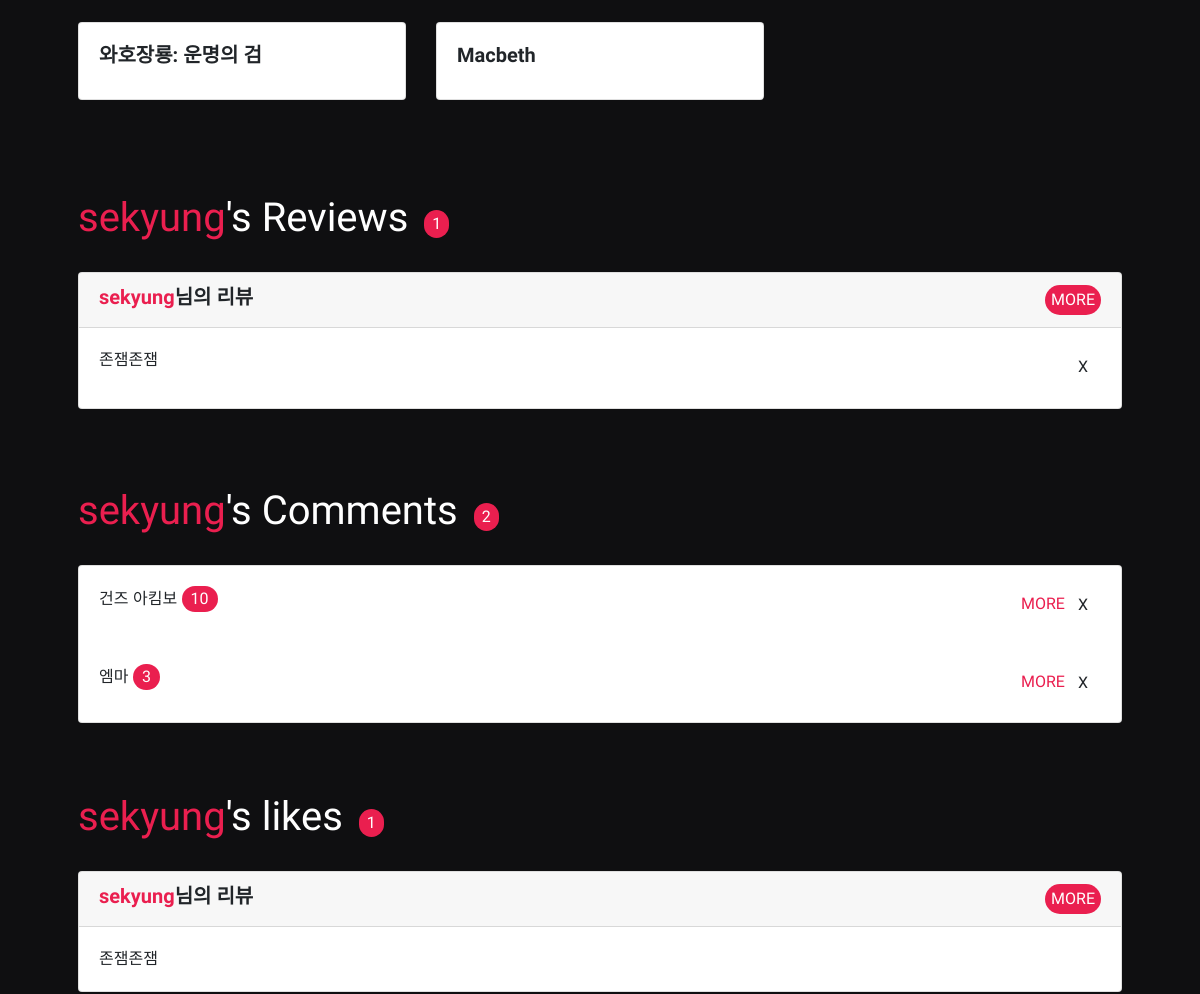
Before: /accounts/sekyung/ (signed in, middle part) with the older database file.
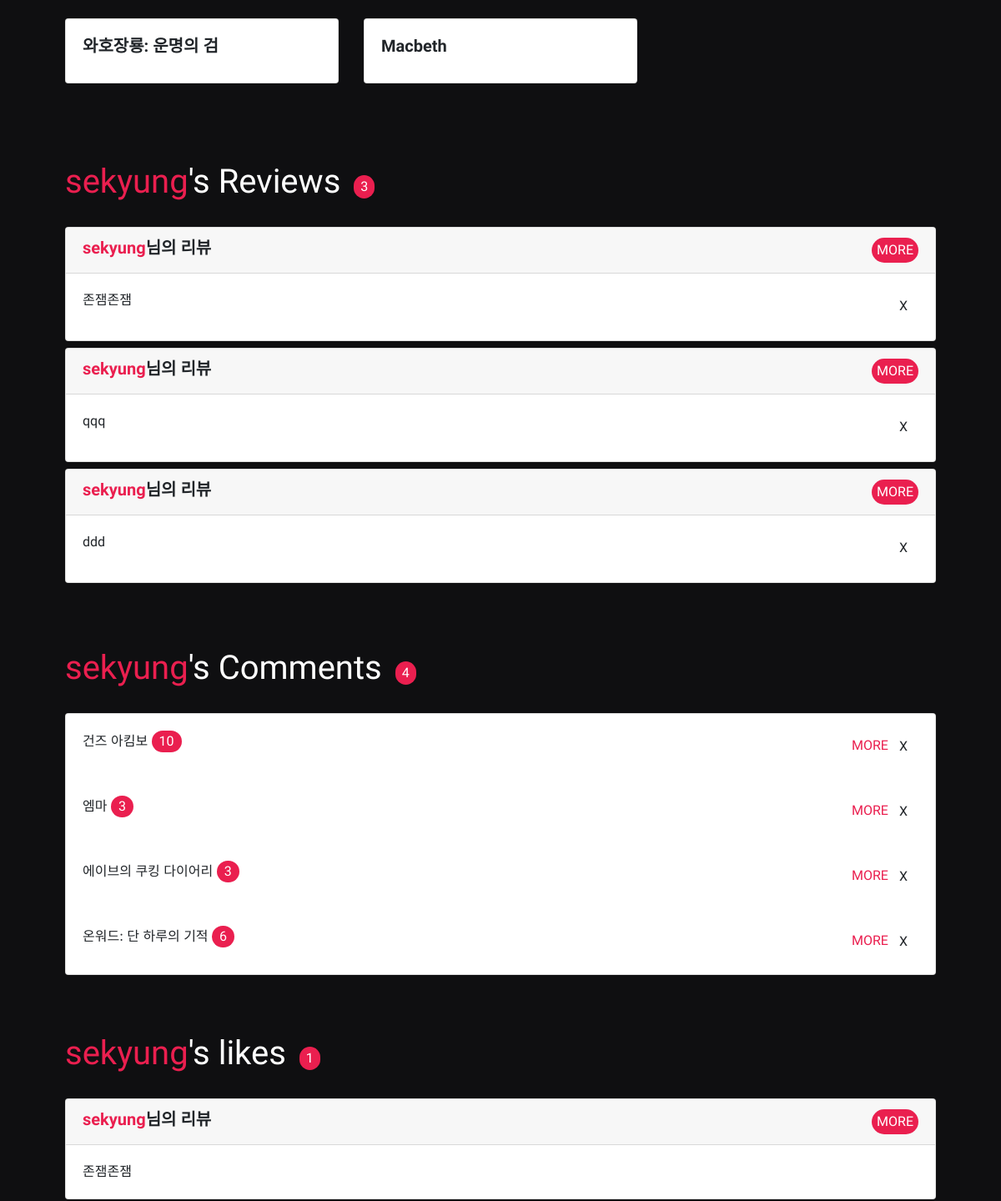
After: the same page with the newer database file.
### movies/models.py (models this page shows, shortened)
class Cast(models.Model):
    character = models.CharField(max_length=100)
    name = models.CharField(max_length=100)
    title = models.CharField(max_length=200)
    poster_path = models.CharField(max_length=200, null=True)
    overview = models.TextField(blank=True)
    gender = models.IntegerField()
    profile_path = models.CharField(max_length=200, null=True)
    imdb_id = models.CharField(max_length=30)

class Review(models.Model):
    title = models.CharField(max_length=100)
    content = models.TextField()
    user = models.ForeignKey(settings.AUTH_USER_MODEL, on_delete=models.CASCADE)
    movie = models.ForeignKey(Movie, on_delete=models.CASCADE)
    created_at = models.DateTimeField(auto_now_add=True)
    updated_at = models.DateTimeField(auto_now=True)
    like_users = models.ManyToManyField(settings.AUTH_USER_MODEL, related_name='like_reviews', blank=True)

class MovieComment(models.Model):
    score = models.IntegerField()
    content = models.CharField(max_length=200)
    created_at = models.DateTimeField(auto_now_add=True)
    updated_at = models.DateTimeField(auto_now=True)
    movie = models.ForeignKey(Movie, on_delete=models.CASCADE)
    user = models.ForeignKey(settings.AUTH_USER_MODEL, on_delete=models.CASCADE)

class Movie(models.Model):
    title = models.CharField(max_length=100)
    overview = models.TextField(blank=True)
    poster_path = models.CharField(max_length=200, null=True)
    cast = models.ManyToManyField(Cast, related_name='cast_movie', blank=True)

### accounts/models.py (models this page shows)
class User(AbstractUser):
    followers = models.ManyToManyField(
            settings.AUTH_USER_MODEL,
            related_name='followings'
        )

### accounts/views.py (the view)
# urls.py: path('<username>/', views.profile, name='profile'),
@login_required
def profile(request, username):
    User = get_user_model()
    person = get_object_or_404(User, username=username)
    if person.moviecomment_set.count() != 0:
        cast_list = person.moviecomment_set.order_by('-score')[0].movie.cast.all()
    else:
        cast_list = Movie.objects.order_by('-moviecomment')[0].cast.all()
    context = {
        'person': person,
        'cast_list': cast_list,
    }
    return render(request, 'accounts/profile.html', context)

### accounts/templates/accounts/profile.html (shortened to what this page needs)
{% extends 'base.html' %}
{% load bootstrap4 %}
{% load static %}
{% block content %}
{% if person == user %}
<div class="row row-cols-1 row-cols-md-3">
    {% for actor in cast_list %}
    <div class="col mb-4 movie-card">
      <div class="card h-100">
            <div class="card-body">
          <h5 class="card-title" style="font-family: 'Nanum Gothic', sans-serif; font-weight:bold">{{ actor.title }}</h5>
        </div>
      </div>
    </div>
    {% endfor %}
  </div>
{% endif %}
<div class="d-flex justify-content-start">
    <h1 style="color: white; margin: 70px 0 30px 0;"><span style="color: #ea1f4f;">{{ person.username }}</span>'s Reviews</h1>
    <div class="follow-info" style="margin: 70px 0 30px 0;"><span class="ml-3 mt-3 px-2">{{  person.review_set.count }}</span></div>
</div>
{% for review in person.review_set.all %}
  <div class="card mb-2">
    <h5 class="card-header d-flex justify-content-between">
      <span style="font-family: 'Nanum Gothic', sans-serif; font-weight:bold"><a href="{% url 'accounts:profile' review.user %}" class="goprofile">{{ person.username }}</a>님의 리뷰</span>
      <a href="{% url 'movies:review_detail' review.movie.id review.id %}" class="btn review-more">MORE</a>
    </h5>
    <div class="card-body d-flex justify-content-between">
      <p class="card-text">{{ review.title }}</p>
      {% if review.user == request.user %}
      <form action="{% url 'movies:review_delete' review.movie.id review.id %}" method="POST">
        <button class="btn delete-btn">X</button>
      </form>
      {% endif %}
    </div>
  </div>
{% endfor %}
<div class="d-flex justify-content-start">
    <h1 style="color: white;  margin: 70px 0 30px 0;"><span style="color: #ea1f4f;">{{ person.username }}</span>'s Comments</h1>
    <div class="follow-info" style="margin: 70px 0 30px 0;"><span class="ml-3 mt-3 px-2">{{ person.moviecomment_set.count }}</span></div>
</div>
{% if person.moviecomment_set.count != 0%}
<div class="card">
    {% for moviecomment in person.moviecomment_set.all %}
    <div class="card-body d-flex justify-content-between">
      <div>
        <span style="display: inline-block;">{{ moviecomment.movie.title }}</span>
        <span style="display: inline-block;" class="comment-score">{{ moviecomment.score }}</span>
      </div>
        <div class="d-flex justify-content-end">
            <a class="comment-more" href="{% url 'movies:movie_detail' moviecomment.movie.id %}">MORE</a>
            {% if moviecomment.user == request.user %}
            <form action="{% url 'movies:movie_comment_delete' moviecomment.movie.id moviecomment.id %}" method="POST">
                <button class="btn delete-btn">X</button>
            </form>
            {% endif %}
        </div>
    </div>
    {% endfor %}
</div>
{% endif %}
<div class="d-flex justify-content-start">
  <h1 style="color: white; margin: 70px 0 30px 0;"><span style="color: #ea1f4f;">{{ person.username }}</span>'s likes</h1>
  <div class="follow-info" style="margin: 70px 0 30px 0;"><span class="ml-3 mt-3 px-2">{{  person.like_reviews.all.count }}</span></div>
</div>
{% for review in person.like_reviews.all %}
<div class="card mb-2">
  <h5 class="card-header d-flex justify-content-between">
    <span style="font-family: 'Nanum Gothic', sans-serif; font-weight:bold"><a href="{% url 'accounts:profile' review.user %}" class="goprofile">{{ review.user.username }}</a>님의 리뷰</span>
    <a href="{% url 'movies:review_detail' review.movie.id review.id %}" class="btn review-more">MORE</a>
  </h5>
  <div class="card-body d-flex justify-content-between">
    <p class="card-text">{{ review.title }}</p>
  </div>
</div>
{% endfor %}
{% endblock %}

Changed rows visible on the page:
changed User "sekyung": review_set.count "1" → "3"; moviecomment_set.count "2" → "4"
added Review: {{ person.username }} "sekyung", title "qqq", shows "X", shown under "sekyung's Reviews"
added Review: {{ person.username }} "sekyung", title "ddd", shows "X", shown under "sekyung's Reviews"
added MovieComment: movie "에이브의 쿠킹 다이어리", score "3", shows "X"
added MovieComment: movie "온워드: 단 하루의 기적", score "6", shows "X"
